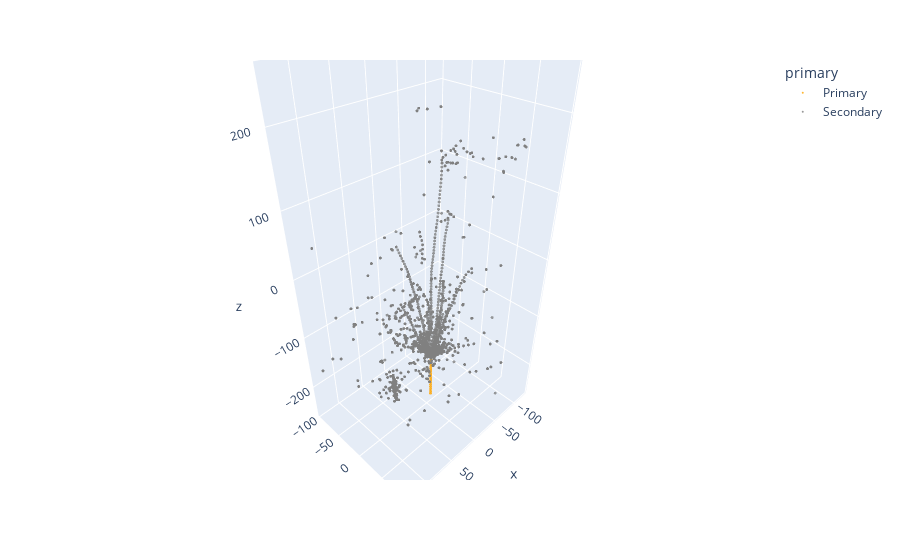

The code cell stored with this chart in its notebook:
### Code cell
import plotly.express as px

fig = px.scatter_3d(
    long_df,
    x="x",
    y="y",
    z="z",
    color="primary",
    color_discrete_map={
        "Primary": "orange",
        "Secondary": "gray"
    },
    opacity=0.8,
)

fig.update_traces(marker=dict(size=1))
fig.show()

### Figure 1 — Plotly figure (JSON) as saved in the notebook; plotly's stock layout.template omitted (floating-point values rounded to 4 significant figures; data arrays with more than 128 entries replaced by an {"elided": "..."} marker saying what was removed)
{"data": [{"hovertemplate": "primary=Primary<br>x=%{x}<br>y=%{y}<br>z=%{z}<extra></extra>", "legendgroup": "Primary", "marker": {"color": "orange", "opacity": 0.8, "size": 1, "symbol": "circle"}, "mode": "markers", "name": "Primary", "scene": "scene", "showlegend": true, "type": "scatter3d", "x": [-9.084, -9.126, -9.167, -9.188, -9.23, -9.271, -9.313, -9.354, -9.396, -9.438, -9.479, -9.5, -9.521, -9.562, -9.583, -9.625], "y": [-0.3818, -0.4046, -0.4274, -0.4502, -0.473, -0.5186, -0.5414, -0.587, -0.6098, -0.6554, -0.6782, -0.701, -0.7238, -0.7694, -0.7922, -0.7922], "z": [-250.0, -244.9, -239.9, -234.8, -229.8, -224.7, -219.7, -214.6, -209.6, -204.5, -199.5, -194.4, -189.4, -184.3, -179.3, -174.2]}, {"hovertemplate": "primary=Secondary<br>x=%{x}<br>y=%{y}<br>z=%{z}<extra></extra>", "legendgroup": "Secondary", "marker": {"color": "gray", "opacity": 0.8, "size": 1, "symbol": "circle"}, "mode": "markers", "name": "Secondary", "scene": "scene", "showlegend": true, "type": "scatter3d", "x": {"elided": "5340 float values"}, "y": {"elided": "5340 float values"}, "z": {"elided": "5340 float values"}}], "layout": {"legend": {"title": {"text": "primary"}, "tracegroupgap": 0}, "margin": {"t": 60}, "scene": {"domain": {"x": [0, 1], "y": [0, 1]}, "xaxis": {"title": {"text": "x"}}, "yaxis": {"title": {"text": "y"}}, "zaxis": {"title": {"text": "z"}}}}}
